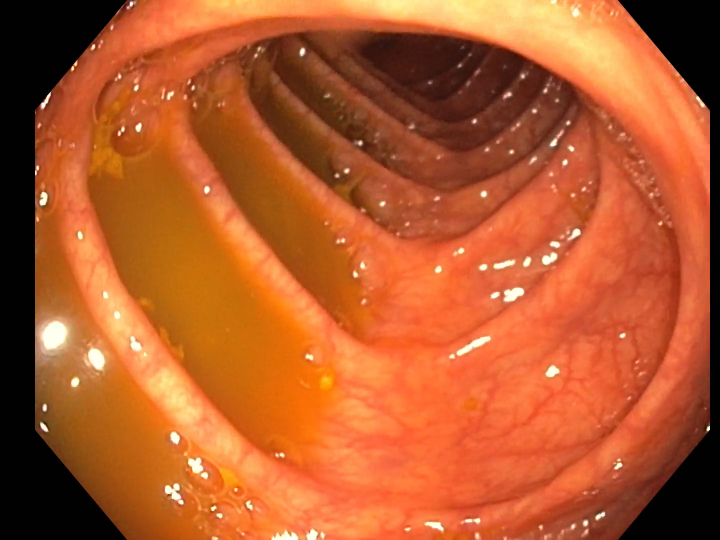
#> input picture images/s1_001.png, 1440 x 1080 px, found by its file name (shown at 1/2 size)
$ python main.py   (older library calls are emulated)
#> lines starting #> are read from the running program, lines starting #| are printed output that depends on the picture
import cv2
import numpy as np

k1 = -0.139659
k2 = -0.000313999
k3 = 0.0015055
k4 = -0.000131671
fx = 717.691
fy = 718.021
cx = 734.728
cy = 552.072

import numpy as np

# [43 lines left out: function initUndistortRectifyMap, not called in this run]


image_i = "/home/icirauqui/workspace_phd/fisheye_matcher/images/s1_001.png";
image_o = "/home/icirauqui/workspace_phd/fisheye_matcher/images/s1_001_o.png";


# Load the distorted image
img = cv2.imread(image_i)
#> img is the input picture: shape (1080, 1440, 3); mean B, G, R 43.6, 90.2, 180.2
print(img.shape[1], img.shape[0])
#| 1440 1080

# Define the camera matrix and distortion coefficients
K = np.array([[ fx, 0.0, cx],
              [0.0,  fy, cy],
              [0.0, 0.0, 1.0]])
D = np.array([k1, k2, k3, k4])
xi = np.array([0.0, 0.0, 0.0, 0.0], dtype=np.float64)
R = np.eye(3, dtype=np.float64)
P = np.array([[img.shape[1],            0, img.shape[1]/2, 0],
              [           0, img.shape[0], img.shape[0]/2, 0],
              [           0,            0,               1, 0]], dtype=np.float64)

# Compute the distortion and rectification maps
map1, map2 = cv2.fisheye.initUndistortRectifyMap(K, D, R, P, img.shape[:2], cv2.CV_32F)

# Apply the distortion map to the input image
distorted = cv2.remap(img, map1, map2, interpolation=cv2.INTER_LINEAR, borderMode=cv2.BORDER_CONSTANT)
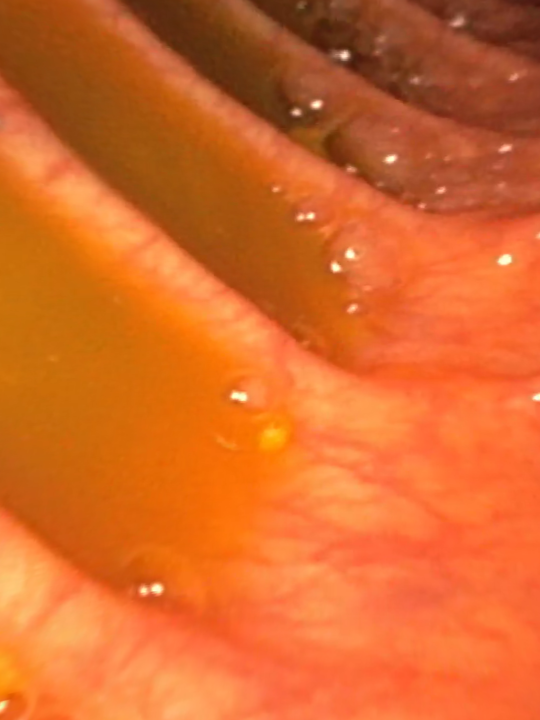
#> distorted: shape (1440, 1080, 3) (shown at 1/2 size); mean B, G, R 42.1, 105.3, 216.1

# Apply the undistortion map to the distorted image
undistorted = cv2.remap(distorted, map1, map2, interpolation=cv2.INTER_LINEAR, borderMode=cv2.BORDER_CONSTANT)
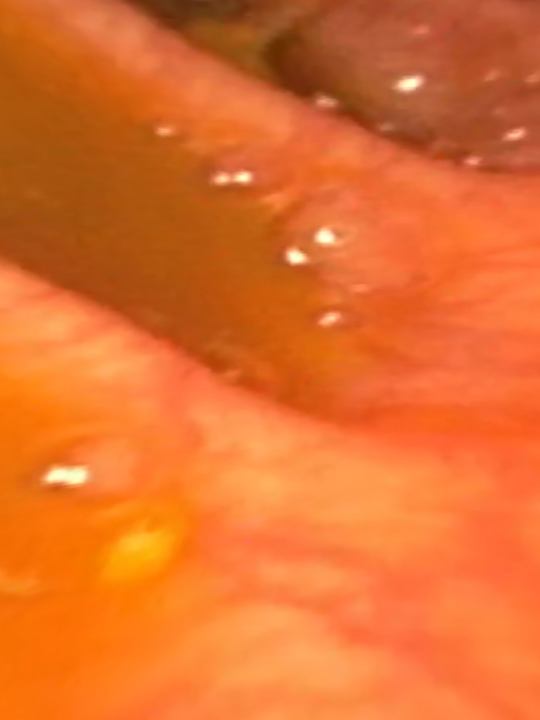
#> undistorted: shape (1440, 1080, 3) (shown at 1/2 size); mean B, G, R 45.5, 111.4, 226.3

# Display the input, distorted, and undistorted images side-by-side
cv2.imshow('Input', img)
cv2.imshow('Distorted', distorted)
cv2.imshow('Undistorted', undistorted)
#output = np.concatenate((img, distorted, undistorted), axis=1)
#cv2.imshow('Input | Distorted | Undistorted', output)
cv2.waitKey(0)


"""
# Undistort the fisheye image
width, height = img.shape[1], img.shape[0]
width2 = int(width*2)
height2 = int(height*2)
map1, map2 = cv2.fisheye.initUndistortRectifyMap(K, D, np.eye(3), K, (width, height), cv2.CV_16SC2)
img_undistorted = cv2.remap(img, map1, map2, interpolation=cv2.INTER_LINEAR, borderMode=cv2.BORDER_WRAP)


map1a, map1b = cv2.fisheye.initDistortRectifyMap(K, D, np.eye(3), K, (width, height), cv2.CV_16SC2)
img_undistorted2 = cv2.remap(img, map1a, map1b, interpolation=cv2.INTER_LINEAR, borderMode=cv2.BORDER_WRAP)


#img_undistorted = cv2.fisheye.undistortImage(img, K, D)

img_undistorted = cv2.resize(img_undistorted, (0,0), fx=0.5, fy=0.5)
img_undistorted2 = cv2.resize(img_undistorted2, (0,0), fx=0.5, fy=0.5)


# Concate the two images
imgs = np.hstack((img_undistorted, img_undistorted2))
cv2.imshow('Und', imgs)


cv2.waitKey(0)
"""
#cv2.destroyAllWindows()

$ run again, with images/s1_002.png copied over images/s1_001.png
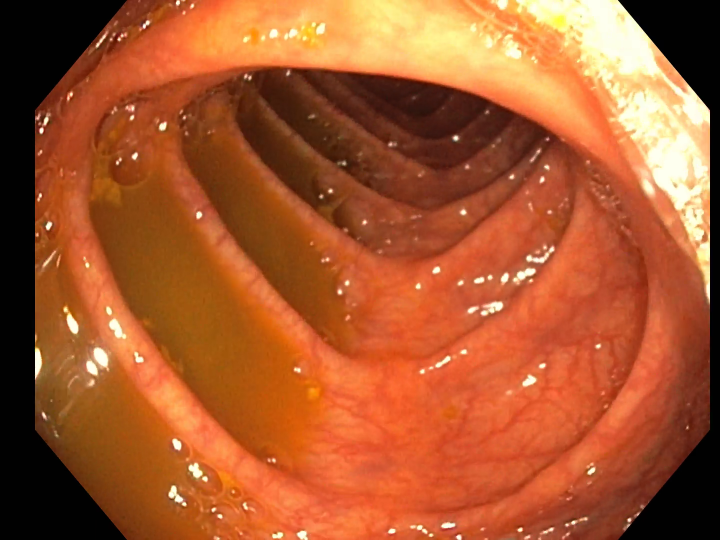
#> input picture images/s1_002.png, 1440 x 1080 px, found by its file name (shown at 1/2 size)
#> img is the input picture: shape (1080, 1440, 3); mean B, G, R 46.3, 88.3, 167.7
#| 1440 1080
#> `distorted = cv2.remap(img, map1, map2, interpolation=cv2.INTER_LINEAR,..`:
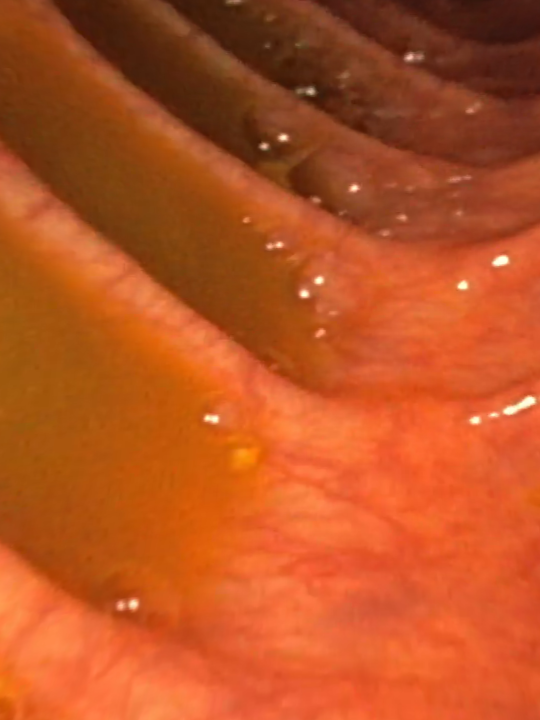
#> distorted: shape (1440, 1080, 3) (shown at 1/2 size); mean B, G, R 34.2, 82.8, 185.1
#> `undistorted = cv2.remap(distorted, map1, map2, interpolation=cv2.INTER..`:
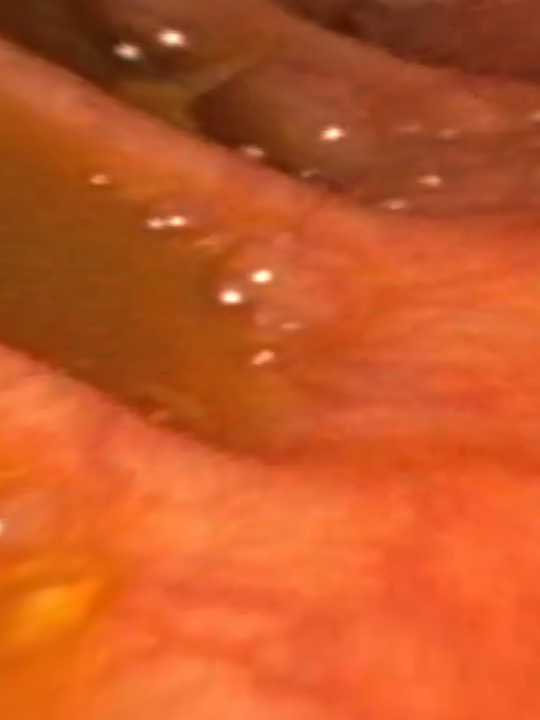
#> undistorted: shape (1440, 1080, 3) (shown at 1/2 size); mean B, G, R 38.2, 87.5, 196.9
